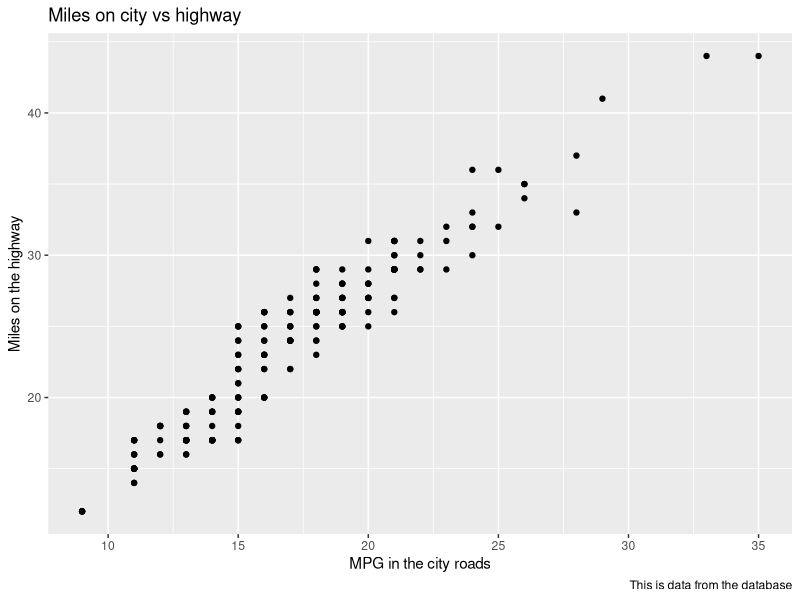

The R source for this figure:
## ---- chunk 1
library(ggplot2)
## ---- chunk 2
ggplot(
  data = mpg,
  mapping = aes(
    x = cty,
    y = hwy
  )
) + geom_point()+
  labs(
    title = "Miles on city vs highway",
    x = "MPG in the city roads",
    y = "Miles on the highway",
    caption = "This is data from the database"
  )
